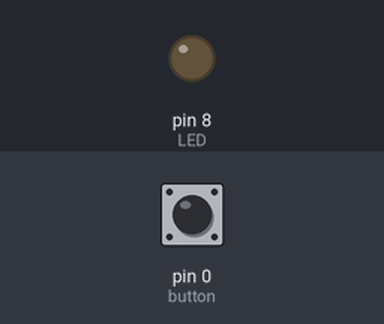
A sketch run on a simulated Arduino Uno, built with avr-gcc and run on an emulated ATmega328P. On the bench: output pins drawn as LEDs (lit = HIGH). The inputs (shaded band) are chosen by the test bench; at power-on: pin 0 (button) HIGH.

Above: at 0.8 s.
0.9 s: pin 0 (button) pulled LOW for 0.15 s
At 0.97 s:
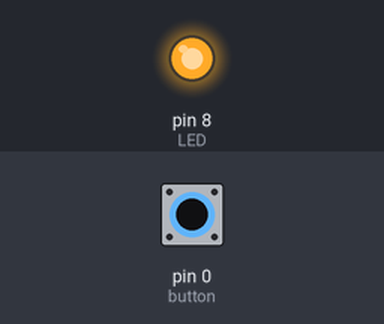
2.5 s: pin 0 (button) pulled LOW for 3.2 s
At 6.4 s:
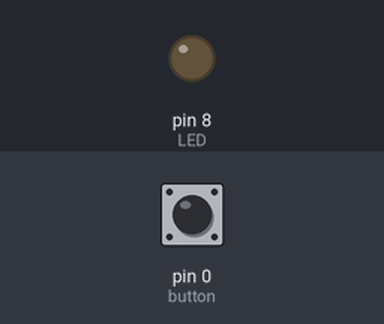
Timing chart, 0 to 7.9 s (numbered marks = the images above; inputs shaded):
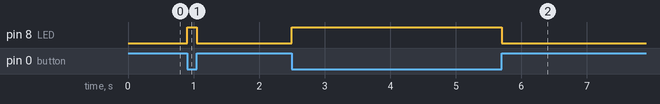

Measured:
- after the input at 0.9 s, pin 8 (LED): LOW → HIGH at once, → LOW 0.15 s later
- after the input at 2.5 s, pin 8 (LED): LOW → HIGH at once, → LOW 3.2 s later

The sketch:

kishore-7.3.ino
```cpp
#define F_CPU 8000000UL
#include <avr/io.h>
#include <util/delay.h>

int main(void)
{
    DDRB |= (1 << PB0);     // PB0 as output (LED)
    DDRD &= ~(1 << PD0);    // PD0 as input (Push button)

    PORTD |= (1 << PD0);    // Enable internal pull-up

    while(1)
    {
        if (!(PIND & (1 << PD0)))
        {
            PORTB |= (1 << PB0);   // LED ON
        }
        else
        {
            PORTB &= ~(1 << PB0);  // LED OFF
        }
    }

    return 0;
}
```
